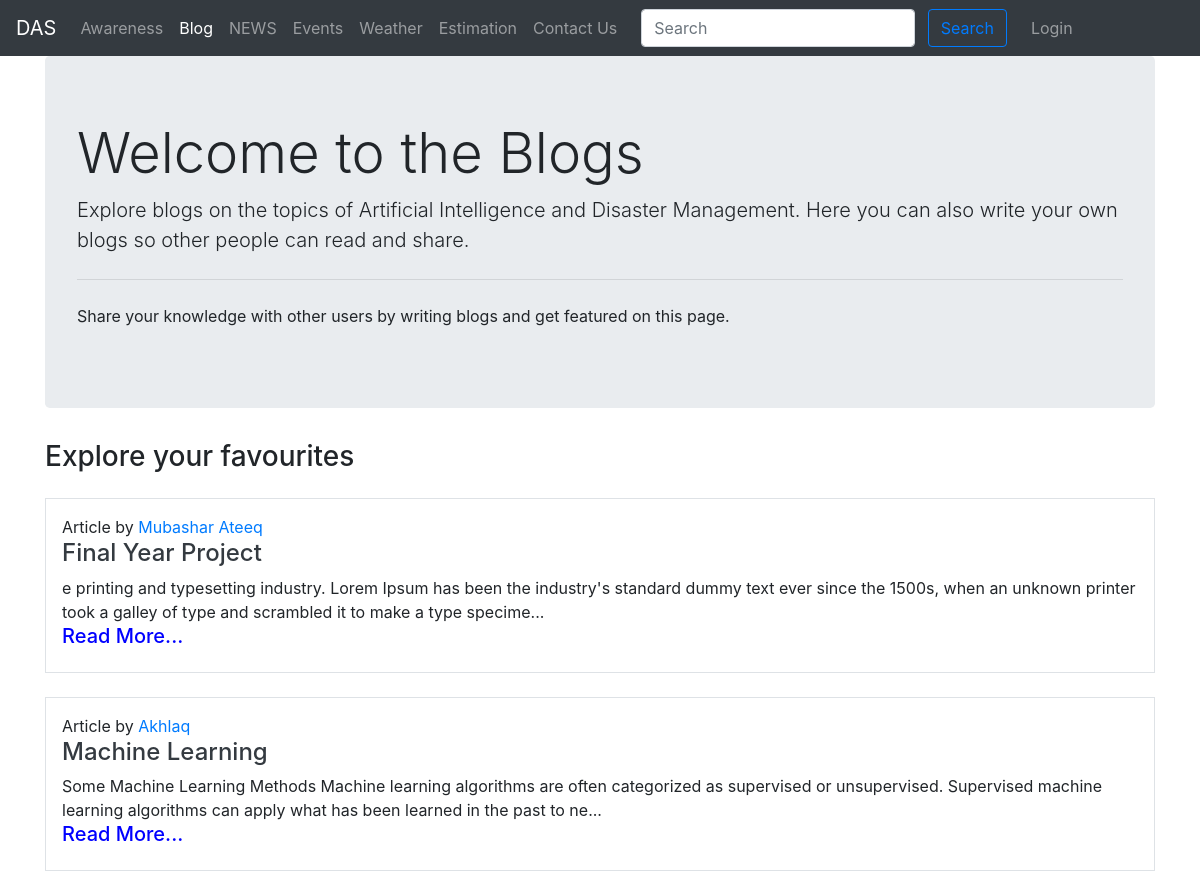
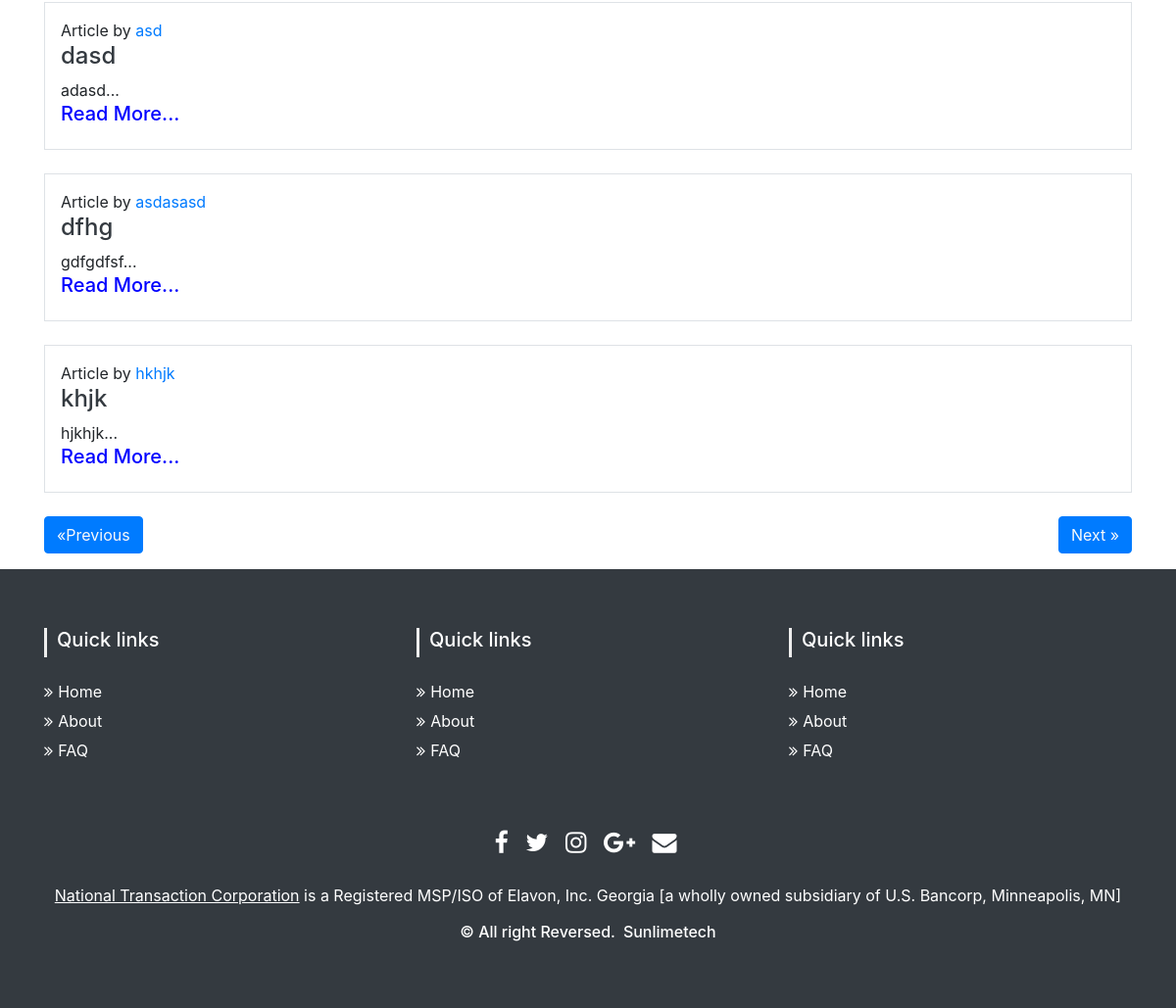
/bloghome/, run on the app's committed database (2 pictures, top to bottom).
### fyp/models.py (models this page shows, shortened)
class Blog(models.Model):
    sno = models.AutoField(primary_key=True)
    title = models.CharField(max_length=200)
    content = RichTextField()
    short_desc = models.CharField(max_length=300, default="")
    slug = models.SlugField(max_length=25)
    time = models.DateTimeField(auto_now_add=True)
    author = models.CharField(max_length=20, default="")
    username = models.CharField(max_length=20, default="")

### fyp/views.py (the view)
# urls.py: path('bloghome/', views.blog, name='blog'),
def blog(request):
    no_of_posts = 5
    page = (request.GET.get('page'))
    if page is None:
        page = 1
    else:
        page = int(page)
    blogs = Blog.objects.all()
    length = len(blogs)
    blogs = blogs[(page-1)*no_of_posts: page*no_of_posts]
    if page > 1:
        prev = page-1
    else:
        prev = None
    if page < math.ceil(length/no_of_posts):
        nxt = page + 1
    else:
        nxt = None
    context = {'blogs': blogs, 'prev': prev, 'nxt': nxt}
    return render(request, 'bloghome.html', context)

### templates/bloghome.html (shortened to what this page needs)
{% extends 'base.html' %}
{% block blogactive %}active{% endblock blogactive %}
{% block search %}
<div class="ml-auto form-inline">
  <form action='/search' method='get' class=" my-2 mx-3 my-lg-0">
    <input class="form-control mr-sm-2" type="search" name="query" id="query" placeholder="Search" aria-label="Search">
    <button class="btn btn-outline-primary my-2 my-sm-0" type="submit">Search</button>
  </form>
</div>
{% endblock search %}
{% block body %}
<div class="container">
  <div class="jumbotron">
    <h1 class="display-4 ">Welcome to the Blogs</h1>
    <p class="lead">Explore blogs on the topics of Artificial Intelligence and Disaster Management. Here you can also write your own blogs so other people can read and share.</p>
    <hr class="my-4">
    <p>Share your knowledge with other users by writing blogs and get featured on this page.</p>
  </div>
  <h3 class="my-3"> Explore your favourites</h3>
  {% for blog in blogs %}
  <div class="my-4 p-3 border">
    <p class="mb-0 "> Article by <a href="#">{{blog.author}}</a></p>
    <h4 class="text-dark"> <a href="/blogpost/{{blog.slug}}" class="text-dark">{{blog.title}}</a></h4>
    <div>
      {{blog.short_desc|slice:200}}...
    </div>
    <a href="/blogpost/{{blog.slug}}" class="text-dark"><h5 style="color: blue;">Read More...</h5></a>
  </div>
  {% endfor %}
  <div class="my-3">
    {% if prev %}
    <button class="btn btn-primary"><a class="text-light" href="/bloghome?page={{prev}}">&laquo;Previous</a></button>
    {% else %}
    <button class="btn btn-primary"><a class="text-light" href="#">&laquo;Previous</a></button>
    {% endif %}
    {% if nxt %}
    <button class="btn btn-primary float-right"><a class="text-light" href="/bloghome?page={{nxt}}">Next
        &raquo;</a></button>
    {% else %}
    <button class="btn btn-primary float-right"><a class="text-light" href="#">Next &raquo;</a></button>
    {% endif %}
  </div>
</div>
{% endblock body %}

### data on the page
Blog: author "Mubashar Ateeq", title "Final Year Project", short_desc "e printing and typesetting industry. Lorem Ipsum has been the industry's standard dummy text ever since the 1500s, when an unknown printer took a galley of type and scrambled it to make a type specime"
Blog: author "Akhlaq", title "Machine Learning", short_desc "Some Machine Learning Methods Machine learning algorithms are often categorized as supervised or unsupervised. Supervised machine learning algorithms can apply what has been learned in the past to ne"
Blog: author "asd", title "dasd", short_desc "adasd"
Blog: author "asdasasd", title "dfhg", short_desc "gdfgdfsf"
Blog: author "hkhjk", title "khjk", short_desc "hjkhjk"
